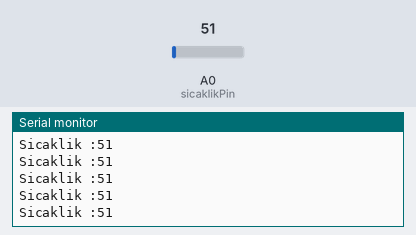
A sketch run on a simulated Arduino Uno, built with avr-gcc and run on an emulated ATmega328P. Parts: the last lines printed to the serial monitor. The inputs (shaded band) are chosen by the test bench; at power-on: A0 (sicaklikPin) = 51.

Above: at 1.2 s.
1.3 s: A0 (sicaklikPin) set to 61
At 1.31 s:
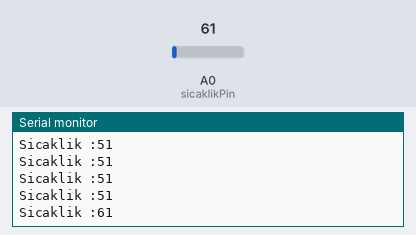
2.8 s: A0 (sicaklikPin) set to 71
At 2.81 s:
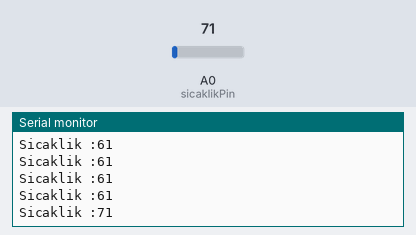
Timing chart, 0 to 5.8 s (numbered marks = the images above; inputs shaded):
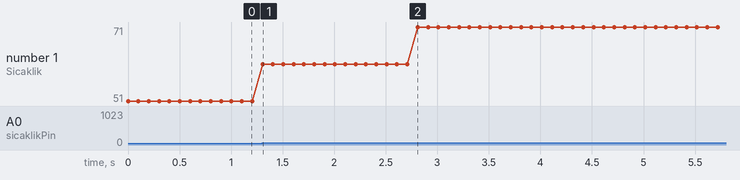

The sketch:

ayarlidirenc.ino
```cpp
void setup() {
  Serial.begin(9600);


}
int sicaklikPin=A0;

void loop() {
  int sicaklikDeger=analogRead(sicaklikPin);
  Serial.print("Sicaklik :");
  Serial.println(sicaklikDeger);
  if(sicaklikDeger>0) digitalWrite(2,HIGH);else digitalWrite<(2,LOW);
  if(sicaklikDeger>150) digitalWrite(3,HIGH);else digitalWrite<(3,LOW);
  if(sicaklikDeger>300) digitalWrite(4,HIGH);else digitalWrite<(4,LOW);
  if(sicaklikDeger>450) digitalWrite(5,HIGH);else digitalWrite<(5,LOW);
  if(sicaklikDeger>600) digitalWrite(6,HIGH);else digitalWrite<(6,LOW);
  if(sicaklikDeger>750) digitalWrite(7,HIGH);else digitalWrite<(7,LOW);
  if(sicaklikDeger>900) digitalWrite(8,HIGH);else digitalWrite<(8,LOW);
  if(sicaklikDeger>1050) digitalWrite(9,HIGH);else digitalWrite<(9,LOW);

  delay(100);

}
```

Measured:
- after the input at 1.3 s, the serial monitor: prints a new line at once (image 1)
- after the input at 2.8 s, the serial monitor: prints a new line at once (image 2)
- plotted number 1: 51 → 61 after the input at 1.3 s, 61 → 71 after the input at 2.8 s
